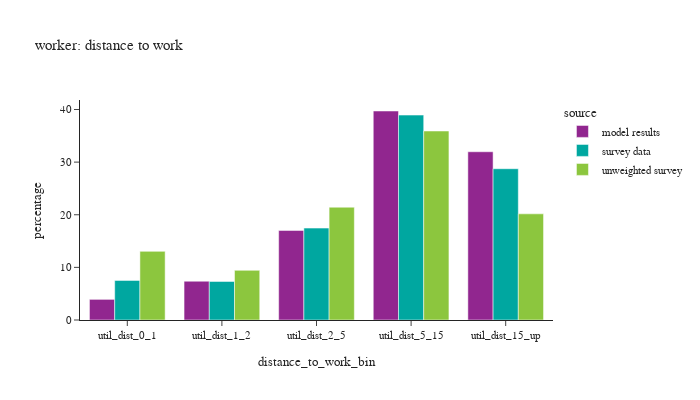
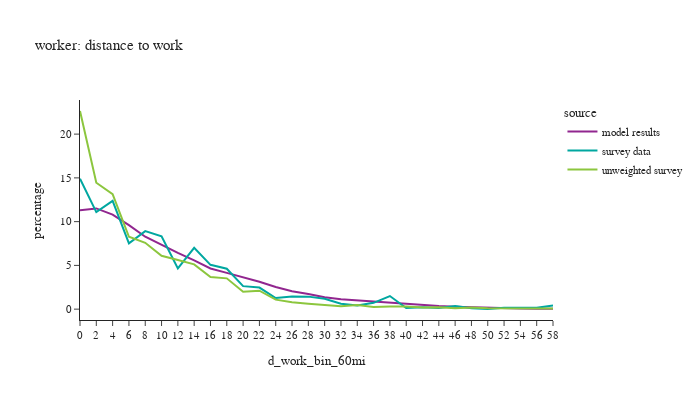

The notebook cell saved with these charts, in order:
### Markdown cell above
## Distance to work

### Code cell
def plot_distance(df:pd.DataFrame, group:str, title_name:str):

    count = df.loc[(df['source']=='model results') & (df[group]),['distance_to_work_bin']].value_counts()
    print(f"model person count =\n"
          f"{count.sort_values()}")

    # plot1
    df_plot = df.loc[(df[group]) & (df['distance_to_work_bin'] != float('nan'))].groupby(['source','distance_to_work_bin'])['person_weight'].sum().reset_index()
    df_plot['percentage'] = df_plot.groupby(['source'], group_keys=False)['person_weight'].\
            apply(lambda x: 100 * x / float(x.sum()))
    # df_plot
    #
    fig1 = px.bar(df_plot, x='distance_to_work_bin', y="percentage", color="source", barmode="group",
                  title=title_name)
    fig1.for_each_annotation(lambda a: a.update(text = a.text.split("=")[-1]))
    fig1.update_layout(height=400, width=700, font=dict(size=11))
    fig1.show()

    # plot2
    df_plot = per_data.loc[(per_data[group]) & (per_data['d_work_bin_60mi'].notna())].groupby(['source','d_work_bin_60mi'])['person_weight'].sum().reset_index()
    df_plot['percentage'] = df_plot.groupby(['source'], group_keys=False)['person_weight'].\
                apply(lambda x: 100 * x / float(x.sum()))
    # df_plot
    #
    fig2 = px.line(df_plot, x='d_work_bin_60mi', y="percentage", color="source",
                   title=title_name)
    fig2.for_each_annotation(lambda a: a.update(text = a.text.split("=")[-1]))
    fig2.update_layout(height=400, width=700, font=dict(size=11))
    fig2.show()

# distance to work
plot_distance(per_data,'is_worker',"worker: distance to work")

### Figure 1 — Plotly figure (JSON) as saved in the notebook; plotly's stock layout.template omitted (floating-point values rounded to 4 significant figures)
{"data": [{"alignmentgroup": "True", "hovertemplate": "source=model results<br>distance_to_work_bin=%{x}<br>percentage=%{y}<extra></extra>", "legendgroup": "model results", "marker": {"color": "#91268F", "pattern": {"shape": ""}}, "name": "model results", "offsetgroup": "model results", "orientation": "v", "showlegend": true, "textposition": "auto", "type": "bar", "x": ["util_dist_0_1", "util_dist_1_2", "util_dist_2_5", "util_dist_5_15", "util_dist_15_up"], "xaxis": "x", "y": [3.923, 7.37, 17.02, 39.71, 31.97], "yaxis": "y"}, {"alignmentgroup": "True", "hovertemplate": "source=survey data<br>distance_to_work_bin=%{x}<br>percentage=%{y}<extra></extra>", "legendgroup": "survey data", "marker": {"color": "#00A7A0", "pattern": {"shape": ""}}, "name": "survey data", "offsetgroup": "survey data", "orientation": "v", "showlegend": true, "textposition": "auto", "type": "bar", "x": ["util_dist_0_1", "util_dist_1_2", "util_dist_2_5", "util_dist_5_15", "util_dist_15_up"], "xaxis": "x", "y": [7.525, 7.328, 17.46, 38.94, 28.75], "yaxis": "y"}, {"alignmentgroup": "True", "hovertemplate": "source=unweighted survey<br>distance_to_work_bin=%{x}<br>percentage=%{y}<extra></extra>", "legendgroup": "unweighted survey", "marker": {"color": "#8CC63E", "pattern": {"shape": ""}}, "name": "unweighted survey", "offsetgroup": "unweighted survey", "orientation": "v", "showlegend": true, "textposition": "auto", "type": "bar", "x": ["util_dist_0_1", "util_dist_1_2", "util_dist_2_5", "util_dist_5_15", "util_dist_15_up"], "xaxis": "x", "y": [13.04, 9.438, 21.43, 35.91, 20.17], "yaxis": "y"}], "layout": {"barmode": "group", "font": {"size": 11}, "height": 400, "legend": {"title": {"text": "source"}, "tracegroupgap": 0}, "title": {"text": "worker: distance to work"}, "width": 700, "xaxis": {"anchor": "y", "domain": [0.0, 1.0], "title": {"text": "distance_to_work_bin"}}, "yaxis": {"anchor": "x", "domain": [0.0, 1.0], "title": {"text": "percentage"}}}}

### Figure 2 — Plotly figure (JSON) as saved in the notebook; plotly's stock layout.template omitted (floating-point values rounded to 4 significant figures)
{"data": [{"hovertemplate": "source=model results<br>d_work_bin_60mi=%{x}<br>percentage=%{y}<extra></extra>", "legendgroup": "model results", "line": {"color": "#91268F", "dash": "solid"}, "marker": {"symbol": "circle"}, "mode": "lines", "name": "model results", "orientation": "v", "showlegend": true, "type": "scatter", "x": ["0", "2", "4", "6", "8", "10", "12", "14", "16", "18", "20", "22", "24", "26", "28", "30", "32", "34", "36", "38", "40", "42", "44", "46", "48", "50", "52", "54", "56", "58"], "xaxis": "x", "y": [11.31, 11.51, 10.8, 9.594, 8.278, 7.322, 6.428, 5.582, 4.652, 4.149, 3.629, 3.133, 2.524, 2.055, 1.723, 1.369, 1.129, 0.9954, 0.8334, 0.7307, 0.561, 0.469, 0.3508, 0.2665, 0.2043, 0.1381, 0.1112, 0.06605, 0.05348, 0.03796], "yaxis": "y"}, {"hovertemplate": "source=survey data<br>d_work_bin_60mi=%{x}<br>percentage=%{y}<extra></extra>", "legendgroup": "survey data", "line": {"color": "#00A7A0", "dash": "solid"}, "marker": {"symbol": "circle"}, "mode": "lines", "name": "survey data", "orientation": "v", "showlegend": true, "type": "scatter", "x": ["0", "2", "4", "6", "8", "10", "12", "14", "16", "18", "20", "22", "24", "26", "28", "30", "32", "34", "36", "38", "40", "42", "44", "46", "48", "50", "52", "54", "56", "58"], "xaxis": "x", "y": [14.91, 11.09, 12.37, 7.518, 8.914, 8.32, 4.663, 7.008, 5.066, 4.621, 2.628, 2.467, 1.271, 1.436, 1.431, 1.182, 0.6232, 0.4328, 0.7246, 1.5, 0.1335, 0.2042, 0.1435, 0.3457, 0.1103, 0.01771, 0.1568, 0.1245, 0.1659, 0.4229], "yaxis": "y"}, {"hovertemplate": "source=unweighted survey<br>d_work_bin_60mi=%{x}<br>percentage=%{y}<extra></extra>", "legendgroup": "unweighted survey", "line": {"color": "#8CC63E", "dash": "solid"}, "marker": {"symbol": "circle"}, "mode": "lines", "name": "unweighted survey", "orientation": "v", "showlegend": true, "type": "scatter", "x": ["0", "2", "4", "6", "8", "10", "12", "14", "16", "18", "20", "22", "24", "26", "28", "30", "32", "34", "36", "38", "40", "42", "44", "46", "48", "50", "52", "54", "56", "58"], "xaxis": "x", "y": [22.64, 14.44, 13.13, 8.273, 7.583, 6.096, 5.624, 5.116, 3.665, 3.52, 1.996, 2.104, 1.089, 0.7983, 0.6168, 0.4354, 0.3266, 0.4717, 0.254, 0.2903, 0.2903, 0.1814, 0.2177, 0.1089, 0.1814, 0.1089, 0.1089, 0.1451, 0.1089, 0.07257], "yaxis": "y"}], "layout": {"font": {"size": 11}, "height": 400, "legend": {"title": {"text": "source"}, "tracegroupgap": 0}, "title": {"text": "worker: distance to work"}, "width": 700, "xaxis": {"anchor": "y", "domain": [0.0, 1.0], "title": {"text": "d_work_bin_60mi"}}, "yaxis": {"anchor": "x", "domain": [0.0, 1.0], "title": {"text": "percentage"}}}}
